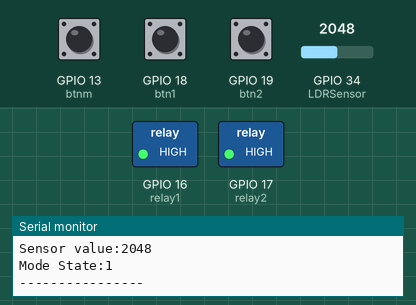
Recording of a sketch running on a simulated ESP32. Parts: switched loads named in the sketch (green lamp = pin HIGH), the last lines printed to the serial monitor. Dashed ring = blinking. Inputs (shaded band) come from the test bench; at power-on: GPIO 18 (btn1) HIGH, GPIO 19 (btn2) HIGH, GPIO 13 (btnm) HIGH, GPIO 34 (LDRSensor) = 2048. WiFi joins after 1.5 s; servers stay silent unless stated; the Firebase database answers and starts empty.

Above: at 2.7 s.
2.8 s: GPIO 18 (btn1) pulled LOW for 3.2 s
At 4.1 s:
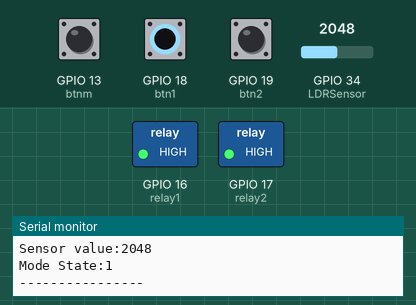
7.5 s: GPIO 19 (btn2) pulled LOW for 3.2 s
At 9.03 s:
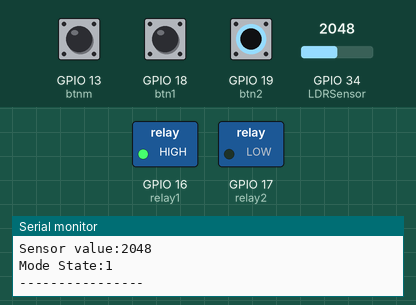
12.2 s: GPIO 19 (btn2) pulled LOW for 0.85 s
At 12.7 s:
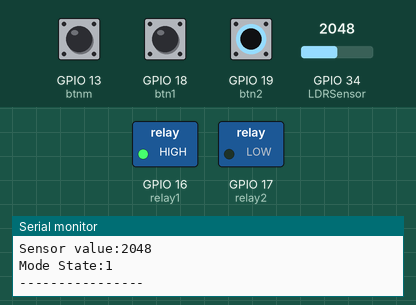
Timing chart, 0 to 15.2 s (numbered marks = the images above; inputs shaded):
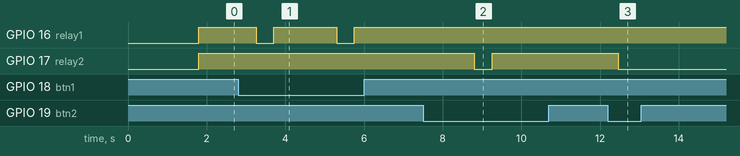

The sketch:

Codeforesp32.ino
```cpp
#include <WiFi.h>
#include <FirebaseESP32.h>

FirebaseData fbdb;

#define btn1 18
#define btn2 19

int relay1 = 16; //Relay1
int relay2 = 17; //Relay2
int btnm =13;

int LDRSensor = 34;
int Sensordata, btnmstate;
int load1=1, load2=1, Power, Power1;

#define WIFI_SSID "Paul Nguyen" //Tên WiFi
#define WIFI_PASSWORD "12345678" //Password

//#define WIFI_SSID "Hung Nguyen" //Tên WiFi
//#define WIFI_PASSWORD "19082179" //Password

#define FIREBASE_HOST "https://sen2-14973-default-rtdb.firebaseio.com/"
#define FIREBASE_AUTH "0SIBxnWnBMCJAwcbfZAqo7tkHRltaUlexUcqrFrk"

String inputString = "";         // a String to hold incoming data
bool stringComplete = false;  // whether the string is complete

void connect_wifi(){
  WiFi.begin (WIFI_SSID, WIFI_PASSWORD);
  Serial.print("Connecting to WiFi");
  while (WiFi.status() != WL_CONNECTED) {
    Serial.print(".");
    delay(500);
  }
  Serial.println ("");
  Serial.println ("Connected Succerfully with IP:");
  Serial.println(WiFi.localIP()); //WiFi.localIP() this command to get IP
  Serial.println();
}

void setup() {
  // put your setup code here, to run once:
  Serial.begin(9600);
  pinMode(LDRSensor, INPUT);
  pinMode(relay1, OUTPUT);
  pinMode(relay2, OUTPUT);
  pinMode(btn1,INPUT_PULLUP);
  pinMode(btn2,INPUT_PULLUP);
  pinMode(btnm, INPUT_PULLUP);
  //connect to wifi
  connect_wifi();
  //connect to firebase
  Firebase.begin(FIREBASE_HOST, FIREBASE_AUTH);
  // reserve 200 bytes for the inputString:
  inputString.reserve(200);
}

void loop() {
  // put your main code here, to run repeatedly:
  btnmstate = digitalRead(btnm);
  Sensordata = analogRead (LDRSensor);
  Firebase.setInt(fbdb,"LightSen", Sensordata);
  if (btnmstate == 1){
    //Manual_Mode_Pressbutton
    Led_Control();
  }else{
    //Auto_Mode
    datalightsen();
    Read_UART();
  }
//Print the sensor value on your serial monitor window
  Serial.print("Sensor value:");
  Serial.println(Sensordata);
  Serial.print("Mode State:");
  Serial.println(btnmstate);
  Serial.println("----------------");
  //Delay for 1 second to get clear output on the serial monitor
  delay(1000);
}

void Led_Control(){
   Btn_Read();
  if(Firebase.get(fbdb,"/Led1Status")){
    if(fbdb.dataType() == "string"){
      Power = fbdb.stringData().toInt();
    }
  }
  Relays();

  Btn_Read();
  if(Firebase.get(fbdb,"/Led2Status")){
    if(fbdb.dataType() == "string"){
      Power1 = fbdb.stringData().toInt();
    }
  }
  Relays();
}

void Btn_Read(){
  if(digitalRead(btn1)==LOW){
    Power=0;
    Firebase.setString(fbdb,"/Power", String(Power));
    load1 =! load1;
    Relays();
    Firebase.setString(fbdb, "Led1Status", String(load1));
  }

  else if(digitalRead(btn2) == LOW){
    Power1=0;
    Firebase.setString(fbdb,"/Power1", String(Power1));
    load2 = !load2;
    Relays();
    Firebase.setString(fbdb, "/Led2Status", String(load2));
  }
}

void Relays(){
  if(Power==0){
     digitalWrite(relay1, load1);
  }else{
     digitalWrite(relay1, HIGH);
  }
  if(Power1==0){
     digitalWrite(relay2, load2);
  }else{
     digitalWrite(relay2, HIGH);
  }
}

void datalightsen(){
  if (Sensordata <= 1500 ){
    digitalWrite(relay1, LOW);
    delay(1000);
  }
  if (Sensordata > 1500 ) {
    digitalWrite(relay1, HIGH);
    delay(1000);
  }
}
void Read_UART()
  {
   while (Serial.available()) {
    // get the new byte:
    char inChar = (char)Serial.read();
    // add it to the inputString:
    inputString += inChar;
    // if the incoming character is a newline, set a flag so the main loop can
    // do something about it:
    if (inChar == '\n') {
      stringComplete = true;
    }
  }
  // print the string when a newline arrives:
  if (stringComplete) {
    Serial.print("Data nhan la:");
    Serial.println(inputString);
    if(inputString.indexOf("A") >= 0)
    {
      Serial.println("ON");
      digitalWrite(relay2,HIGH);
    }
    else if(inputString.indexOf("B") >= 0)
      {
      Serial.println("OFF");
      digitalWrite(relay2,LOW);
      }
    // clear the string:
    inputString = "";
    stringComplete = false;
  }
}
```

Measured:
- after the input at 2.8 s, GPIO 16 (relay1): alternates HIGH for 1.6 s and LOW for 0.45 s, starting after 0.45 s
- after the input at 7.5 s, GPIO 17 (relay2): HIGH → LOW after 1.3 s, → HIGH 0.45 s later
- after the input at 12.2 s, GPIO 17 (relay2): HIGH → LOW after 0.26 s
